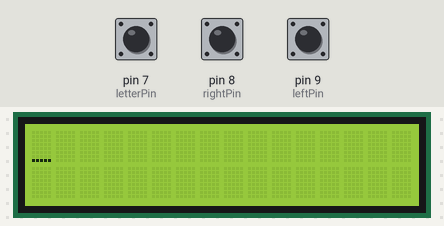
Bench run of a sketch on a simulated Arduino Uno, built with avr-gcc and run on an emulated ATmega328P. Shown: 16×2 character LCD. The inputs (shaded band) are chosen by the test bench; at power-on: pin 8 (rightPin) HIGH, pin 7 (letterPin) HIGH, pin 9 (leftPin) HIGH.

Above: at 1.2 s.
1.3 s: pin 8 (rightPin) pulled LOW for 3.2 s
At 5.0 s:
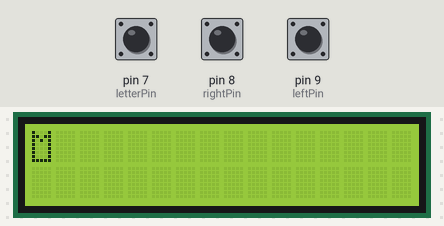
6.0 s: pin 8 (rightPin) pulled LOW for 0.15 s
7.6 s: pin 8 (rightPin) pulled LOW for 1 s
At 8.6 s:
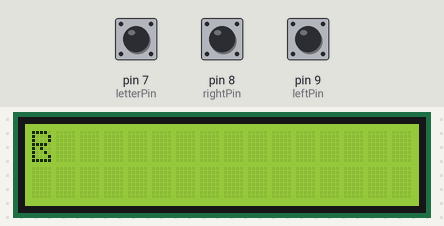
10.1 s: pin 8 (rightPin) pulled LOW for 0.15 s
At 10.5 s:
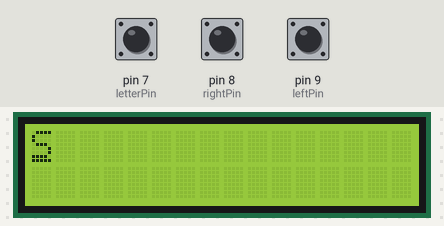
11.7 s: pin 8 (rightPin) pulled LOW for 3.2 s
At 11.82 s:
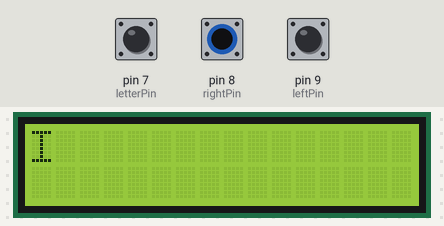
16.4 s: pin 7 (letterPin) pulled LOW for 0.15 s
At 17.7 s:
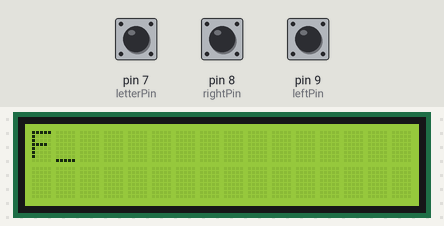
Timing chart, 0 to 19.0 s (numbered marks = the images above; inputs shaded):
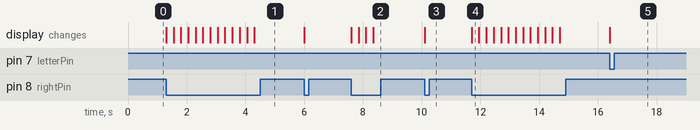

Measured:
- after the input at 1.3 s, the display: first changes at once (image 1 shows a later state)
- after the input at 7.6 s, the display: first changes at once (image 2 shows a later state)
- after the input at 10.1 s, the display: changes at once (image 3)
- after the input at 11.7 s, the display: changes at once (image 4)
- after the input at 16.4 s, the display: changes at once (image 5)

The sketch:

buttons_for_incrementing_letters_on_display.ino
```cpp
// include the library code:
#include <LiquidCrystal.h>

// initialize the library by associating any needed LCD interface pin
// with the arduino pin number it is connected to
const int rs = 12, en = 11, d4 = 5, d5 = 4, d6 = 3, d7 = 2;
LiquidCrystal lcd(rs, en, d4, d5, d6, d7);

const int numRows = 2;
const int numCols = 16;

int curCol = 0; //column counter
int curRow = 0; //row counter

int thisLetter = 64; //character before a
int buttonValue1 = LOW;
int leftPin = 9;
int buttonValue2 = LOW;
int rightPin = 8;
int buttonValue3 = LOW;
int letterPin = 7;

 //cannot read from display - i am using an array to store the letters that are on the LCD display.
  const int arraySize=numRows*numCols;
  int myArray[arraySize];
  int currentLetter = 0;
  int count;

void setup() {
  // set up the LCD's number of columns and rows:
  lcd.begin(numCols, numRows);
  //initialized the serial
  Serial.begin(9600);
  //for my push buttons, i used a pullup digital input - connected button to ground.
  pinMode(leftPin, INPUT_PULLUP);
  pinMode(rightPin, INPUT_PULLUP);
  pinMode(letterPin, INPUT_PULLUP);
  //need this for cursor function to work
  lcd.cursor();

//need to fill my array with teh starting character -1
  for (count=0;count < arraySize+1;count++) {
   myArray[count]=64;
  }
  //have to initialize currentletter outside of global context
  currentLetter=0;
}


void loop() {

  //read analog value of buttons
  buttonValue1=digitalRead(leftPin);
  buttonValue2=digitalRead(rightPin);
  buttonValue3=digitalRead(letterPin);

  // push button change letter
   if (buttonValue2 == LOW){
    //looking at the array to see what letter is there
    thisLetter = myArray[currentLetter];
          //check to see if we have reached the end of the alphabet
          if (thisLetter <='Y'){ //since the structure is always +1
              //increment the letter
              thisLetter++;
          }
          else {thisLetter = 'A'; //will start over
                   }
      //store the letter in the array
        myArray[currentLetter] = thisLetter;

    //write letter to the screen
    lcd.write(thisLetter);
    //cursor will naturally advace so i set it back to the current position
    lcd.setCursor(curCol, curRow);
    delay(250); //this delay seems natural

   }


  //push button to increase column
  if (buttonValue3 == LOW){
    //this allows you to scroll to the next column
    if(curCol==15){
      curRow=1;
      //since i am adding +1 below i subtract
      curCol=-1;
    }
    (curCol = curCol+1);
    lcd.setCursor(curCol, curRow);
    //store currentletter in the array
        // checks if we are on the top row or not
        if (curRow==0) {
           currentLetter=curCol;
           }
        else {currentLetter = curCol+numCols;
            }
    delay(250);
  }


  //push button to decrese column
  if (buttonValue1 == LOW){
      //this allows you to scroll to the upper column
      if(curCol==0){
      curRow=0;
      //since i am subtracting 1 below i add
      curCol=16;
    }
    (curCol = curCol-1);
    lcd.setCursor(curCol, curRow);
    //store currentletter in the array
        if (curRow==0) {
           currentLetter=curCol;
           }
        else {currentLetter = curCol+numCols;
            }
    delay(250);
  }
}
```
